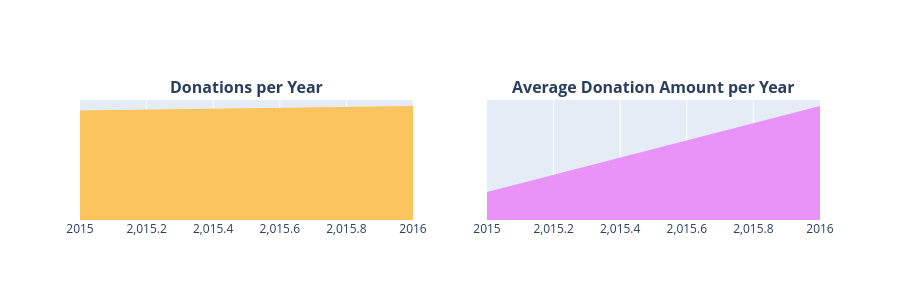

Notebook code cell kept with this figure:
### Markdown cell above
> * **Los Donantes Más Generosos:**
> * Un donante (que no es profesor) de **Manhattan Beach, California** ha donado más de **18,000 veces** (mostrado como D1 en el gráfico de la esquina superior izquierda) en DonorsChoose. Otro donante (que tampoco es profesor) de Nueva York ha aportado una colosal cantidad total equivalente a **1.8 millones de USD** a lo largo de unas 10,513 donaciones (mostrado como D1 en el gráfico de la esquina superior derecha). 
> * El pago único más alto de **60K** para el proyecto "Learning to Play while Playing to Learn" fue realizado por un donante de **Anahola, Hawái**, quien ha hecho un total de 223 donaciones hasta el momento. 

## <a id="3.4">3.4 ¿Qué montos de donación se recibieron y en qué momentos?</a>

### Donaciones por Año
* **3.4.1** Número de Donaciones por Año
* **3.4.2** Montos Promedios de Donación por Año

### Code cell
donations_df['Donation Date'] = pd.to_datetime(donations_df['Donation Received Date'])
donations_df['Donation Year'] = donations_df['Donation Date'].dt.year
donations_df['Donation Month'] = donations_df['Donation Date'].dt.month
donations_df['Donation Day'] = donations_df['Donation Date'].dt.day
donations_df['Donation Weekday'] = donations_df['Donation Date'].dt.weekday
donations_df['Donation Hour'] = donations_df['Donation Date'].dt.hour

t1 = donations_df.groupby(['Donation Year']).agg({'Donation Month' : 'count', 'Donation Amount' : 'mean'}).reset_index().rename(columns={'Donation Month' : 'Total Donations', 'Donation Amount' : 'Average Amount'})
x = t1['Donation Year']
y1 = t1['Total Donations']
y2 = t1['Average Amount']
trace1 = go.Scatter(x=x[:-1], y=y1[:-1], fill='tozeroy', fillcolor = '#fcc45f', mode= 'none')
trace2 = go.Scatter(x=x[:-1], y=y2[:-1], fill='tozeroy', fillcolor = "#e993f9", mode= 'none')
fig = tools.make_subplots(rows=1, cols=2, print_grid=False, subplot_titles = ["<b>Donations per Year</b>", "<b>Average Donation Amount per Year</b>"])
fig.append_trace(trace1, 1, 1);
fig.append_trace(trace2, 1, 2);

fig['layout'].update(height=300, showlegend=False, yaxis=dict(
        autorange=True,
        showgrid=False,
        zeroline=False,
        showline=False,
        ticks='',
        showticklabels=False
    ), yaxis2=dict(
        autorange=True,
        showgrid=False,
        zeroline=False,
        showline=False,
        ticks='',
        showticklabels=False
    ));
iplot(fig);

### Figure 1 — Plotly figure (JSON) as saved in the notebook; plotly's stock layout.template omitted (floating-point values rounded to 4 significant figures)
{"data": [{"fill": "tozeroy", "fillcolor": "#fcc45f", "mode": "none", "type": "scatter", "x": [2015, 2016], "xaxis": "x", "y": [72, 75], "yaxis": "y"}, {"fill": "tozeroy", "fillcolor": "#e993f9", "mode": "none", "type": "scatter", "x": [2015, 2016], "xaxis": "x2", "y": [228.1, 929.7], "yaxis": "y2"}], "layout": {"annotations": [{"font": {"size": 16}, "showarrow": false, "text": "<b>Donations per Year</b>", "x": 0.225, "xanchor": "center", "xref": "paper", "y": 1, "yanchor": "bottom", "yref": "paper"}, {"font": {"size": 16}, "showarrow": false, "text": "<b>Average Donation Amount per Year</b>", "x": 0.775, "xanchor": "center", "xref": "paper", "y": 1, "yanchor": "bottom", "yref": "paper"}], "height": 300, "showlegend": false, "xaxis": {"anchor": "y", "domain": [0, 0.45]}, "xaxis2": {"anchor": "y2", "domain": [0.55, 1]}, "yaxis": {"anchor": "x", "autorange": true, "domain": [0, 1], "showgrid": false, "showline": false, "showticklabels": false, "ticks": "", "zeroline": false}, "yaxis2": {"anchor": "x2", "autorange": true, "domain": [0, 1], "showgrid": false, "showline": false, "showticklabels": false, "ticks": "", "zeroline": false}}}
